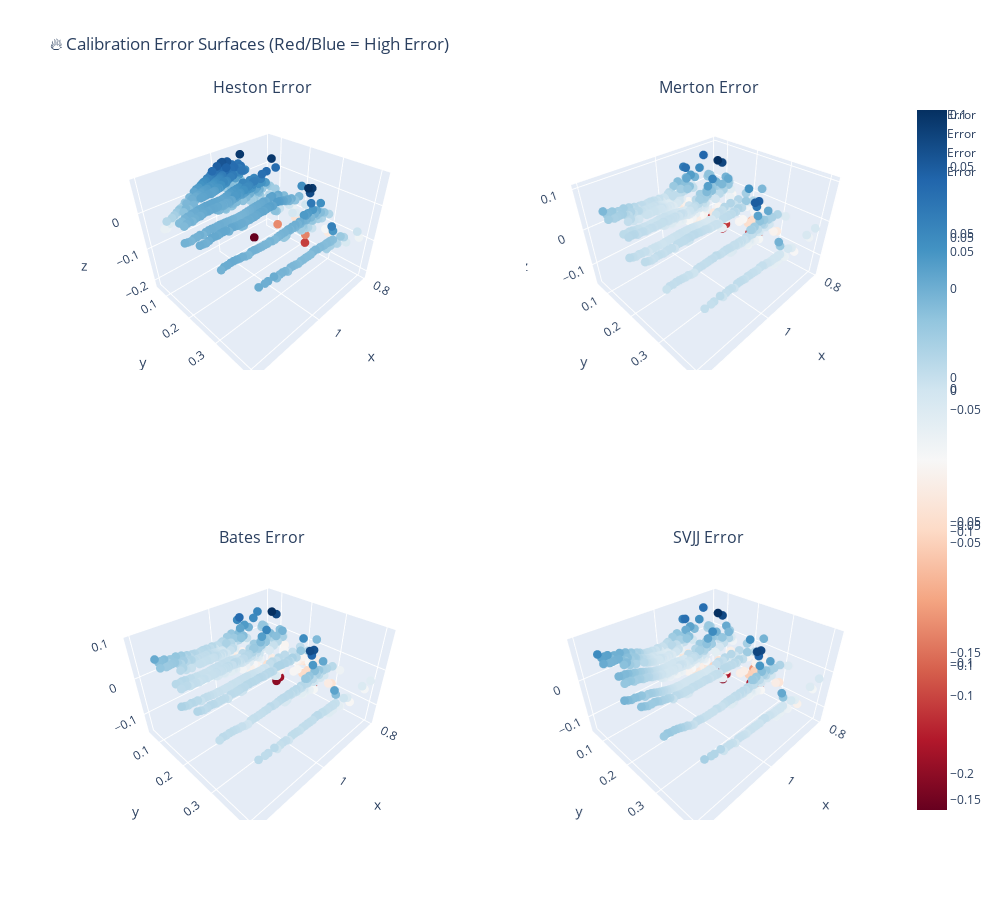

Write notebook code for a chart like this one.
### Code cell
# =============================================================================
# 3. Error Surface Visualization (Model - Market)
# =============================================================================
fig = make_subplots(
    rows=2, cols=2,
    specs=[[{'type': 'scatter3d'}, {'type': 'scatter3d'}], [{'type': 'scatter3d'}, {'type': 'scatter3d'}]],
    subplot_titles=['Heston Error', 'Merton Error', 'Bates Error', 'SVJJ Error']
)

error_runs = [
    (iv_heston, 1, 1),
    (iv_merton, 1, 2),
    (iv_bates, 2, 1),
    (iv_svjj, 2, 2)
]

for iv_data, r, c in error_runs:
    error = iv_data - df_surface['iv'].values
    fig.add_trace(go.Scatter3d(
        x=df_surface['moneyness'], y=df_surface['T'], z=error,
        mode='markers', marker=dict(size=3, color=error, colorscale='RdBu', showscale=True),
        name='Error'
    ), row=r, col=c)

fig.update_layout(title='🔥 Calibration Error Surfaces (Red/Blue = High Error)', height=900, width=1000)
fig.show()

### Figure 1 — Plotly figure (JSON) as saved in the notebook; plotly's stock layout.template omitted (floating-point values rounded to 4 significant figures; data arrays with more than 128 entries replaced by an {"elided": "..."} marker saying what was removed)
{"data": [{"marker": {"color": {"elided": "722 float values"}, "colorscale": [[0, "rgb(103,0,31)"], [0.1, "rgb(178,24,43)"], [0.2, "rgb(214,96,77)"], [0.3, "rgb(244,165,130)"], [0.4, "rgb(253,219,199)"], [0.5, "rgb(247,247,247)"], [0.6, "rgb(209,229,240)"], [0.7, "rgb(146,197,222)"], [0.8, "rgb(67,147,195)"], [0.9, "rgb(33,102,172)"], [1, "rgb(5,48,97)"]], "showscale": true, "size": 3}, "mode": "markers", "name": "Error", "scene": "scene", "type": "scatter3d", "x": {"elided": "722 float values"}, "y": {"elided": "722 float values"}, "z": {"elided": "722 float values"}}, {"marker": {"color": {"elided": "722 float values"}, "colorscale": [[0, "rgb(103,0,31)"], [0.1, "rgb(178,24,43)"], [0.2, "rgb(214,96,77)"], [0.3, "rgb(244,165,130)"], [0.4, "rgb(253,219,199)"], [0.5, "rgb(247,247,247)"], [0.6, "rgb(209,229,240)"], [0.7, "rgb(146,197,222)"], [0.8, "rgb(67,147,195)"], [0.9, "rgb(33,102,172)"], [1, "rgb(5,48,97)"]], "showscale": true, "size": 3}, "mode": "markers", "name": "Error", "scene": "scene2", "type": "scatter3d", "x": {"elided": "722 float values"}, "y": {"elided": "722 float values"}, "z": {"elided": "722 float values"}}, {"marker": {"color": {"elided": "722 float values"}, "colorscale": [[0, "rgb(103,0,31)"], [0.1, "rgb(178,24,43)"], [0.2, "rgb(214,96,77)"], [0.3, "rgb(244,165,130)"], [0.4, "rgb(253,219,199)"], [0.5, "rgb(247,247,247)"], [0.6, "rgb(209,229,240)"], [0.7, "rgb(146,197,222)"], [0.8, "rgb(67,147,195)"], [0.9, "rgb(33,102,172)"], [1, "rgb(5,48,97)"]], "showscale": true, "size": 3}, "mode": "markers", "name": "Error", "scene": "scene3", "type": "scatter3d", "x": {"elided": "722 float values"}, "y": {"elided": "722 float values"}, "z": {"elided": "722 float values"}}, {"marker": {"color": {"elided": "722 float values"}, "colorscale": [[0, "rgb(103,0,31)"], [0.1, "rgb(178,24,43)"], [0.2, "rgb(214,96,77)"], [0.3, "rgb(244,165,130)"], [0.4, "rgb(253,219,199)"], [0.5, "rgb(247,247,247)"], [0.6, "rgb(209,229,240)"], [0.7, "rgb(146,197,222)"], [0.8, "rgb(67,147,195)"], [0.9, "rgb(33,102,172)"], [1, "rgb(5,48,97)"]], "showscale": true, "size": 3}, "mode": "markers", "name": "Error", "scene": "scene4", "type": "scatter3d", "x": {"elided": "722 float values"}, "y": {"elided": "722 float values"}, "z": {"elided": "722 float values"}}], "layout": {"annotations": [{"font": {"size": 16}, "showarrow": false, "text": "Heston Error", "x": 0.225, "xanchor": "center", "xref": "paper", "y": 1, "yanchor": "bottom", "yref": "paper"}, {"font": {"size": 16}, "showarrow": false, "text": "Merton Error", "x": 0.775, "xanchor": "center", "xref": "paper", "y": 1, "yanchor": "bottom", "yref": "paper"}, {"font": {"size": 16}, "showarrow": false, "text": "Bates Error", "x": 0.225, "xanchor": "center", "xref": "paper", "y": 0.375, "yanchor": "bottom", "yref": "paper"}, {"font": {"size": 16}, "showarrow": false, "text": "SVJJ Error", "x": 0.775, "xanchor": "center", "xref": "paper", "y": 0.375, "yanchor": "bottom", "yref": "paper"}], "height": 900, "scene": {"domain": {"x": [0, 0.45], "y": [0.625, 1]}}, "scene2": {"domain": {"x": [0.55, 1], "y": [0.625, 1]}}, "scene3": {"domain": {"x": [0, 0.45], "y": [0, 0.375]}}, "scene4": {"domain": {"x": [0.55, 1], "y": [0, 0.375]}}, "title": {"text": "🔥 Calibration Error Surfaces (Red/Blue = High Error)"}, "width": 1000}}
